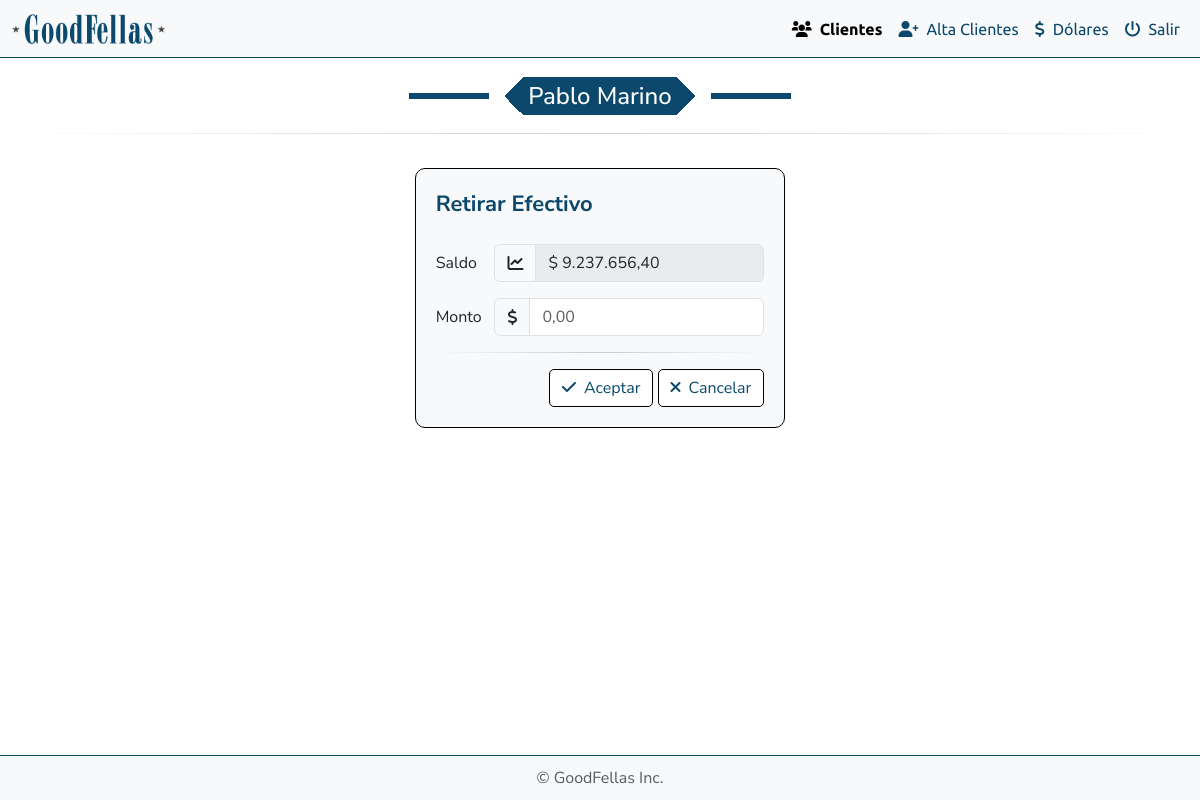
/funciones/retirar_efectivo.php, run on an earlier commit of the app's database.
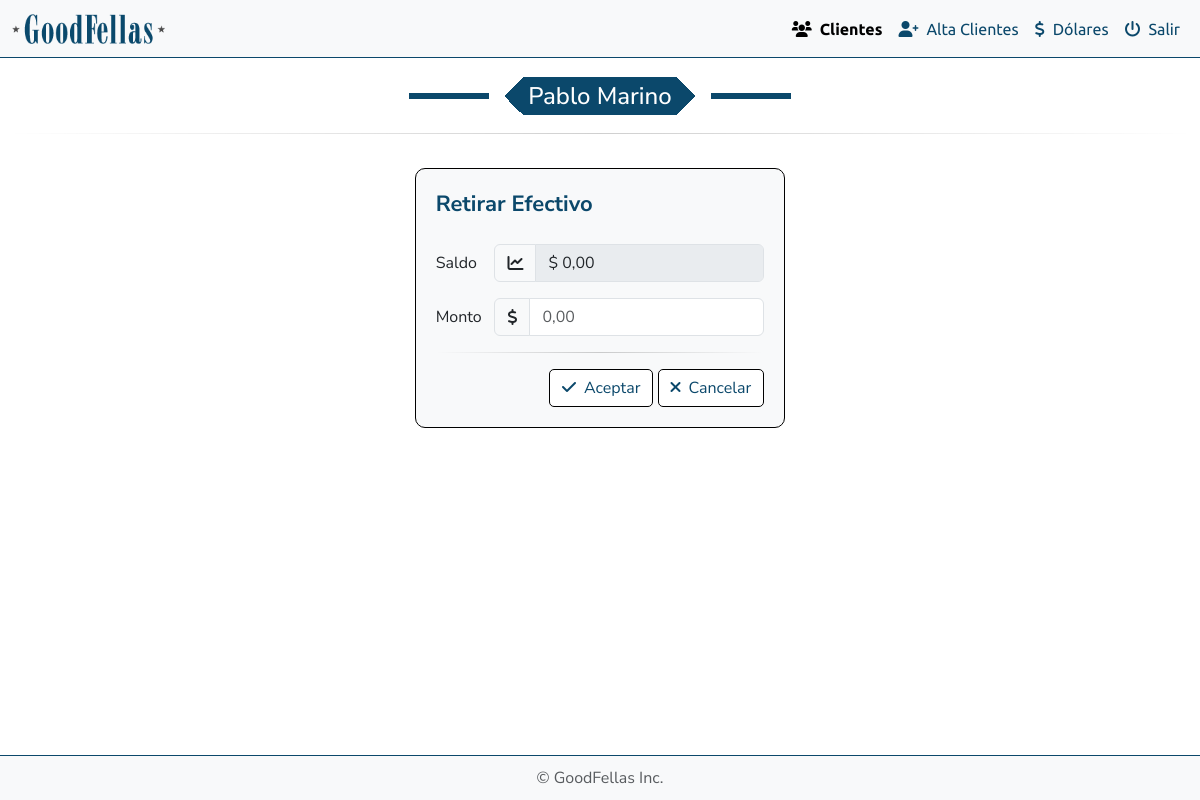
And on a later commit of the database.
### tables this page shows
CREATE TABLE `balance` (
  `id` int(11) NOT NULL,
  `cliente_id` int(11) DEFAULT NULL,
  `efectivo` decimal(10,2) NOT NULL
);

### public_html/funciones/formato_dinero.php (called while the page is built, shortened)
<?php
if (!function_exists('formatear_dinero')) {
    function formatear_dinero($numero)
    {
        return number_format($numero, 2, ',', '.');
    }
}

### public_html/funciones/retirar_efectivo.php (the view, shortened to what this page needs)
<?php
require_once '../../config/config.php';
require_once '../funciones/formato_dinero.php';
$cliente_id = isset($_GET['cliente_id']) ? $_GET['cliente_id'] : 1;
$sql = "SELECT nombre, apellido FROM clientes WHERE cliente_id = ?";
$stmt = $conn->prepare($sql);
$stmt->bind_param("i", $cliente_id);
$stmt->execute();
$stmt->bind_result($nombre, $apellido);
$sql_saldo = "SELECT efectivo FROM balance WHERE cliente_id = ?";
$stmt_saldo = $conn->prepare($sql_saldo);
$stmt_saldo->bind_param("i", $cliente_id);
$stmt_saldo->execute();
$stmt_saldo->bind_result($saldo_en_pesos);
$saldo_en_pesos_formateado = formatear_dinero($saldo_en_pesos);
$nombre_y_apellido = htmlspecialchars($nombre . ' ' . $apellido);
?>
<!DOCTYPE html>
<html lang="es">
<head>
    <link rel="stylesheet" href="https://cdn.jsdelivr.net/npm/bootstrap@5.3.0-alpha3/dist/css/bootstrap.min.css">
    <link rel="stylesheet" href="https://cdnjs.cloudflare.com/ajax/libs/bootstrap-icons/1.10.3/font/bootstrap-icons.min.css">
    <link rel="stylesheet" href="https://cdnjs.cloudflare.com/ajax/libs/font-awesome/6.0.0-beta3/css/all.min.css">
    <link rel="stylesheet" href="../css/style.css">
</head>
<body>
    <nav class="navbar navbar-expand-lg navbar-light bg-light fixed-top">
        <div class="container-fluid">
            <a class="navbar-brand" href="#">
                <img src="../img/logo.png" alt="Logo" title="GoodFellas" />
            </a>
            <div class="collapse navbar-collapse" id="navbarNavDropdown">
                <ul class="navbar-nav ms-auto">
                    <li class="nav-item">
                        <a class="nav-link active" href="../backend/lista_clientes.php"><i class="fa-solid fa-users me-2"></i>Clientes
                        </a>
                    </li>
                    <li class="nav-item">
                        <a class="nav-link" href="../backend/alta_clientes.php"><i class="fa-solid fa-user-plus me-2"></i>Alta Clientes
                        </a>
                    </li>
                    <li class="nav-item">
                        <a class="nav-link" href="../backend/dolares.php"><i class="fa-solid fa-dollar-sign me-2"></i>Dólares</a>
                    </li>
                    <li class="nav-item">
                        <a class="nav-link" href="../logout.php"><i class="fa-solid fa-power-off me-2"></i>Salir
                        </a>
                    </li>
                </ul>
            </div>
        </div>
    </nav>
    <div class="row mx-2 mt-navbar">
        <div class="col-12 text-center">
            <h4 class="fancy"><?php echo $nombre_y_apellido; ?></h4>
        </div>
        <hr class="mod">
        <div class="col-4"></div>
        <div class="col-4 text-center">
            <div class="container-fluid my-4 efectivo">
                <h5 class="me-2 cartera titulo-botones mb-4">Retirar Efectivo</h5>
                <form id="compra_acciones" method="POST" action="">
                    <div class="row mb-3 align-items-center">
                        <label for="saldo" class="col-sm-2 col-form-label">Saldo</label>
                        <div class="col-sm-10">
                            <div class="input-group">
                                <span class="input-group-text bg-light"><i class="fa-solid fa-chart-line"></i></span>
                                <input type="text" class="form-control" id="saldo" name="saldo"
                                    value="$ <?php echo $saldo_en_pesos_formateado; ?>" readonly disabled>
                            </div>
                        </div>
                    </div>
                    <div class="row mb-3 align-items-center">
                        <label for="monto" class="col-sm-2 col-form-label">Monto</label>
                        <div class="col-sm-10">
                            <div class="input-group">
                                <span class="input-group-text bg-light"><i class="fa-solid fa-dollar-sign"></i></span>
                                <input type="text" step="0.01" class="form-control" id="monto" name="monto"
                                    placeholder="0,00" required>
                            </div>
                        </div>
                    </div>
                    <hr class="mod mb-3">
                    <div class="text-end">
                        <button type="submit" class="btn btn-custom ver"><i class="fa-solid fa-check me-2"></i>Aceptar</button>
                        <button type="button" class="btn btn-custom eliminar"
                            onclick="window.location.href='../backend/lista_clientes.php'">
                            <i class="fa-solid fa-times me-2"></i>Cancelar</button>
                    </div>
                </form>
            </div>
        </div>
        <div class="col-4"></div>
    </div>
    <footer class="footer bg-light">
        <div class="container">
            <span class="text-muted">© GoodFellas Inc.</span>
        </div>
    </footer>
</body>
</html>

What changed in the data, as far as the page shows it:
changed balance: saldo "$ 9.237.656,40" → "$ 0,00"
